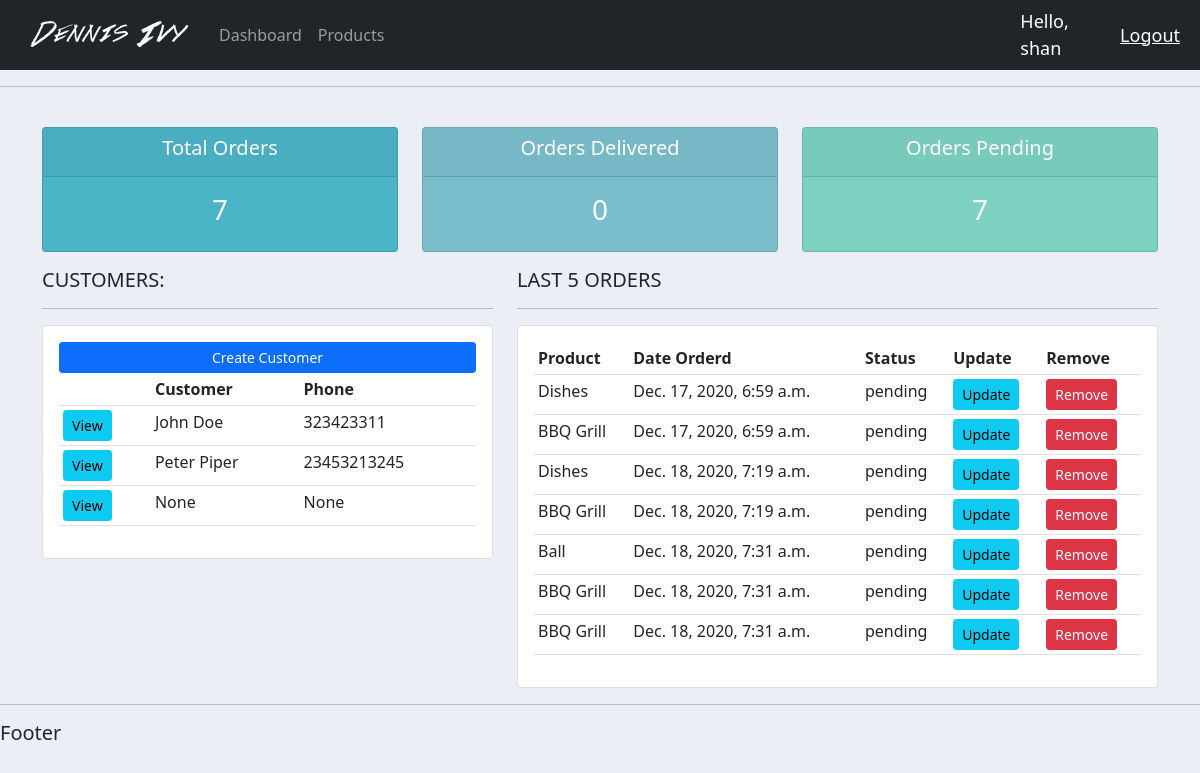
Page / (signed in) on the earlier database version.
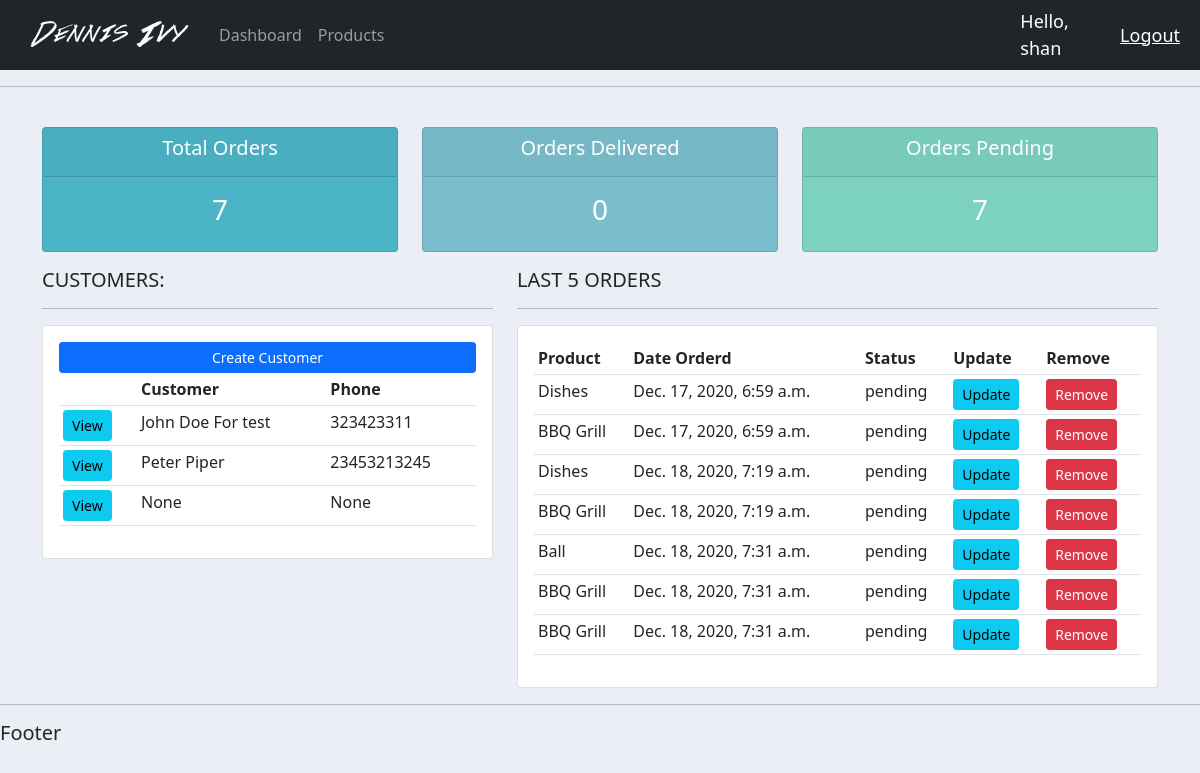
Same page on the later database version.
### accounts/models.py (models this page shows, shortened)
class Customer(models.Model):
    user = models.OneToOneField(User, null=True, blank=True, on_delete=models.CASCADE)
    name = models.CharField(max_length=200, null=True)
    phone = models.CharField(max_length=200, null=True)
    mail = models.EmailField(max_length=200, null=True)
    profile_pic = models.ImageField(default="profile1.png",null=True, blank=True)
    date_created = models.DateTimeField(auto_now_add=True, null=True)

### accounts/decorators.py (the view)
    def wrapper_func(request, *args, **kwargs):
        group = None
        if request.user.groups.exists():
            group = request.user.groups.all()[0].name
        if group == 'admins':
            return view_func(request, *args, **kwargs)
        if group == 'customers':
            return redirect('user-page')

### accounts/views.py (called while the page is built)
@login_required(login_url='login')
@admin_only
def home(request):
    orders = Order.objects.all()
    customers = Customer.objects.all()
    total_orders = orders.count()
    delivered_orders = orders.filter(status='Delivered').count()
    pending_orders = orders.filter(status='pending').count()
    context = {
        'orders': orders,
        'customers': customers,
        'total_orders': total_orders,
        'delivered_orders': delivered_orders,
        'pending_orders': pending_orders
    }
    return render(request, 'accounts/dashboard.html', context)

### accounts/templates/accounts/dashboard.html
{% extends 'accounts/base.html' %}
{% block content %}
{% include 'accounts/status.html' %}
<div class="row">
    <div class="col-md-5">
        <h5>CUSTOMERS:</h5>
        <hr>
        <div class="card card-body">
            <a class="btn btn-primary  btn-sm btn-block" href="">Create Customer</a>
            <table class="table table-sm">
                <tr>
                    <th></th>
                    <th>Customer</th>
                    <th>Phone</th>
                </tr>
                {% for customer in customers %}
                <tr>
                    <td><a class="btn btn-sm btn-info" href="{% url 'customer' customer.id %}">View</a></td>
                    <td>{{ customer.name }}</td>
                    <td>{{ customer.phone}}</td>
                </tr>
                {% endfor %}
            </table>
        </div>
    </div>
    <div class="col-md-7">
        <h5>LAST 5 ORDERS</h5>
        <hr>
        <div class="card card-body">
            <table class="table table-sm">
                <tr>
                    <th>Product</th>
                    <th>Date Orderd</th>
                    <th>Status</th>
                    <th>Update</th>
                    <th>Remove</th>
                </tr>
                {% for order in orders %}
                <tr>
                    <td>{{ order.product.name }}</td>
                    <td>{{ order.date_created }}</td>
                    <td>{{ order.status }}</td>
                    <td><a class="btn btn-sm btn-info" href="{% url 'update_order' order.id %}">Update</a></td>
                    <td><a class="btn btn-sm btn-danger" href="{% url 'delete_order' order.id %}">Remove</a></td>
                </tr>
                {% endfor %}
            </table>
        </div>
    </div>
</div>
{% endblock %}

Differences in the rows shown:
changed Customer: name "John Doe" → "John Doe For test"
